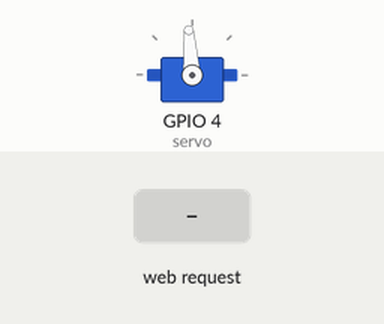
Recording of a sketch running on a simulated ESP8266 (NodeMCU). On the bench: servo. The inputs (shaded band) are chosen by the test bench. WiFi joins after 1.5 s; servers stay silent unless stated.

Above: at 1.2 s.
1.3 s: HTTP request GET /setservo?servo=ON received
At 1.4 s:
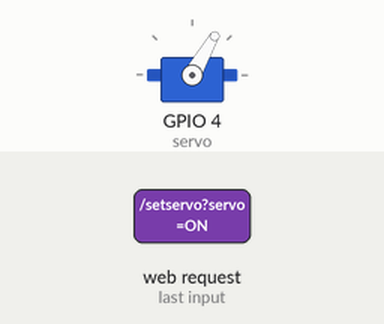
3.0 s: HTTP request GET /setservo?servo=OFF received
At 3.1 s:
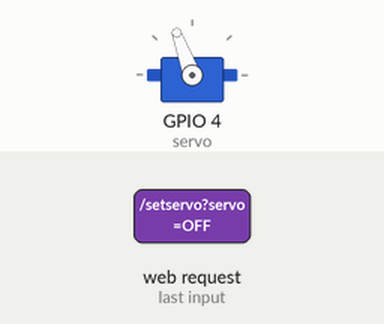
Timing chart, 0 to 6.0 s (numbered marks = the images above; inputs shaded):
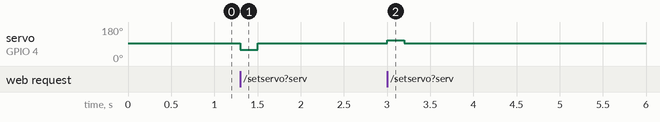

Measured:
- after the input at 1.3 s, servo on GPIO 4 (servo): 94° → 60° at once, → 94° 0.20 s later
- after the input at 3.0 s, servo on GPIO 4 (servo): 94° → 110° at once, → 94° 0.20 s later

The sketch:

Lights.ino
```cpp
#include <ESP8266WiFi.h>
#include <WiFiClient.h>
#include <ESP8266WebServer.h>
#include <Servo.h>

Servo servo;

const char* ssid = "SSID";
const char* password = "PASSWORD";

const int ON = 60;
const int N = 94;
const int OFF = 110;

ESP8266WebServer server(80);

void SetServo() {
  String servo_status = server.arg("servo");

  bool url_check = false;
  if((servo_status == "ON")||(servo_status == "OFF"))
    url_check = true;

  if (servo_status == "ON") {
    servo.write(ON);
    delay(200);
    servo.write(N);
  } else if (servo_status == "OFF") {
    servo.write(OFF);
    delay(200);
    servo.write(N);
  }
  if (url_check)
    server.send(200, "text/plain", "Light state changed! (" + String(millis()) + ")");
  else
    server.send(200, "text/plain", "Light state unchanged! (" + String(millis()) + ")");
}

void setup(void) {
  servo.attach(4);
  servo.write(N);
  Serial.begin(115200);
  WiFi.begin(ssid,password);

  server.on("/setservo", HTTP_GET, SetServo);

  server.begin();
}

void loop(void) {
  server.handleClient();
}
```
